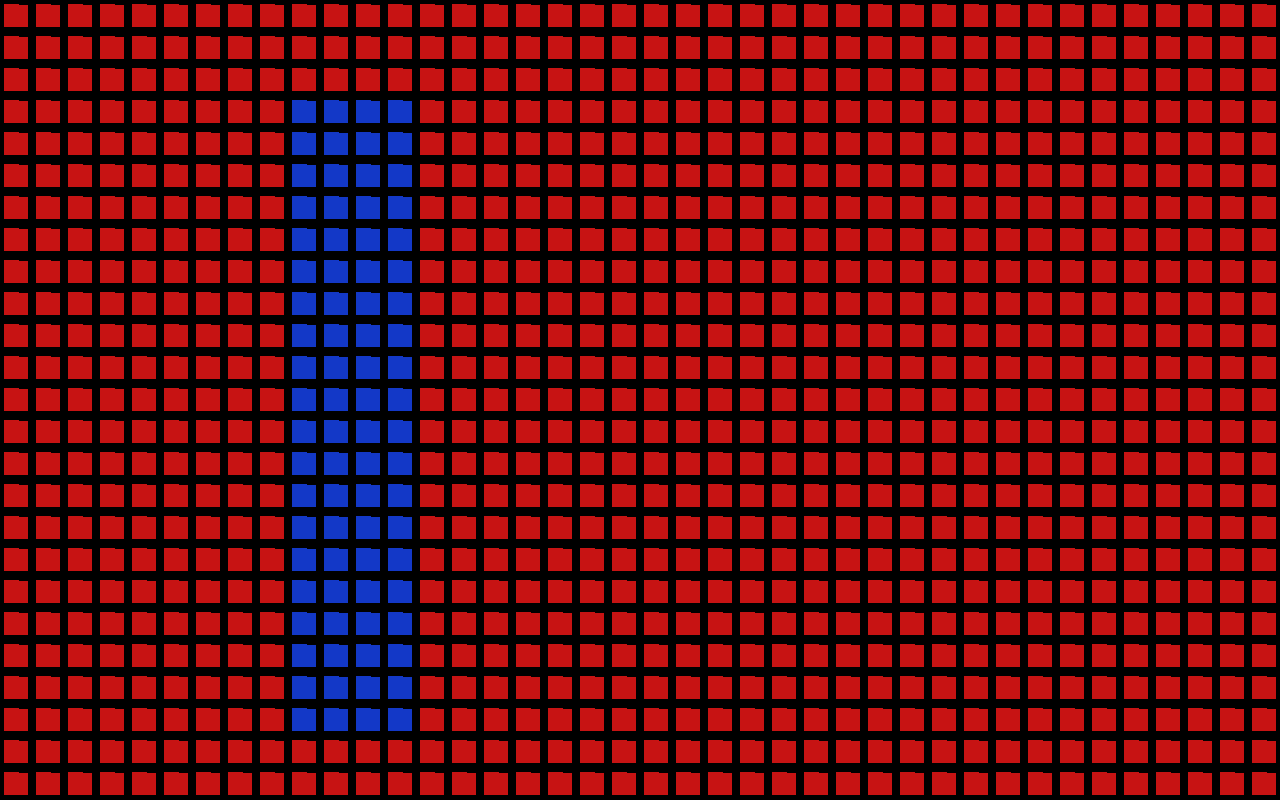

The image is a tile-based game level rendered from a .tmx file. Its description and source (layers, tilesets, objects; grid data summarised) follow:
An orthogonal 40x25 tile map with 32x32 px tiles, 1 tile layer (collider), 2 tilesets.

<map version="1.0" orientation="orthogonal" width="40" height="25" tilewidth="32" tileheight="32">
 <tileset firstgid="1" name="collider1" tilewidth="32" tileheight="32">
  <image source="Sprites/collider1.png" width="32" height="32" />
  <tile id="0">
   <properties>
    <property name="isWalkable" value="false" />
   </properties>
  </tile>
 </tileset>
 <tileset firstgid="2" name="collider2" tilewidth="32" tileheight="32">
  <image source="Sprites/collider2.png" width="32" height="32" />
  <tile id="0">
   <properties>
    <property name="isWalkable" value="true" />
   </properties>
  </tile>
 </tileset>
 <layer name="collider" width="40" height="25">
  <data>[1000 cells, 1000 non-empty, 2 distinct tile ids]</data>
 </layer>
</map>